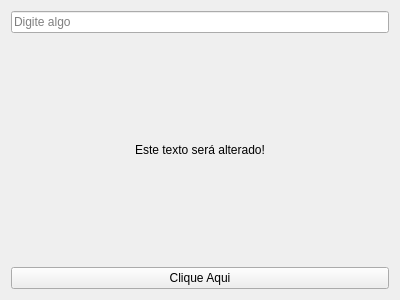
<?xml version="1.0" encoding="UTF-8"?>
<ui version="4.0">
 <class>Form</class>
 <widget class="QWidget" name="Form">
  <property name="geometry">
   <rect>
    <x>0</x>
    <y>0</y>
    <width>400</width>
    <height>300</height>
   </rect>
  </property>
  <property name="windowTitle">
   <string>Olá Mundo</string>
  </property>
  <layout class="QVBoxLayout" name="verticalLayout">
   <item>
    <widget class="QLineEdit" name="lineEdit">
     <property name="inputMask">
      <string/>
     </property>
     <property name="text">
      <string/>
     </property>
     <property name="placeholderText">
      <string>Digite algo</string>
     </property>
    </widget>
   </item>
   <item>
    <widget class="QLabel" name="label">
     <property name="text">
      <string>Este texto será alterado!</string>
     </property>
     <property name="alignment">
      <set>Qt::AlignCenter</set>
     </property>
    </widget>
   </item>
   <item>
    <widget class="QPushButton" name="pushButton">
     <property name="text">
      <string>Clique Aqui</string>
     </property>
    </widget>
   </item>
  </layout>
 </widget>
 <resources/>
 <connections/>
</ui>
